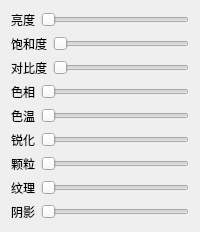
                                 <widget class="QWidget" name="tab_rendering">
                                  <property name="enabled">
                                   <bool>true</bool>
                                  </property>
                                  <attribute name="title">
                                   <string>渲染</string>
                                  </attribute>
                                  <layout class="QVBoxLayout" name="verticalLayout_26">
                                   <item>
                                    <layout class="QHBoxLayout" name="horizontalLayout_15">
                                     <item>
                                      <widget class="QLabel" name="label_6">
                                       <property name="styleSheet">
                                        <string notr="true">color: rgb(0, 0, 0);
font: 12pt &quot;黑体&quot;;</string>
                                       </property>
                                       <property name="text">
                                        <string>亮度</string>
                                       </property>
                                      </widget>
                                     </item>
                                     <item>
                                      <widget class="QSlider" name="horizontalSlider_rendering_2">
                                       <property name="styleSheet">
                                        <string notr="true"/>
                                       </property>
                                       <property name="orientation">
                                        <enum>Qt::Horizontal</enum>
                                       </property>
                                      </widget>
                                     </item>
                                    </layout>
                                   </item>
                                   <item>
                                    <layout class="QHBoxLayout" name="horizontalLayout_17">
                                     <item>
                                      <widget class="QLabel" name="label_7">
                                       <property name="styleSheet">
                                        <string notr="true">color: rgb(0, 0, 0);
font: 12pt &quot;黑体&quot;;</string>
                                       </property>
                                       <property name="text">
                                        <string>饱和度</string>
                                       </property>
                                      </widget>
                                     </item>
                                     <item>
                                      <widget class="QSlider" name="horizontalSlider_rendering_4">
                                       <property name="styleSheet">
                                        <string notr="true"/>
                                       </property>
                                       <property name="orientation">
                                        <enum>Qt::Horizontal</enum>
                                       </property>
                                      </widget>
                                     </item>
                                    </layout>
                                   </item>
                                   <item>
                                    <layout class="QHBoxLayout" name="horizontalLayout_18">
                                     <item>
                                      <widget class="QLabel" name="label_8">
                                       <property name="styleSheet">
                                        <string notr="true">color: rgb(0, 0, 0);
font: 12pt &quot;黑体&quot;;</string>
                                       </property>
                                       <property name="text">
                                        <string>对比度</string>
                                       </property>
                                      </widget>
                                     </item>
                                     <item>
                                      <widget class="QSlider" name="horizontalSlider_rendering_5">
                                       <property name="styleSheet">
                                        <string notr="true"/>
                                       </property>
                                       <property name="orientation">
                                        <enum>Qt::Horizontal</enum>
                                       </property>
                                      </widget>
                                     </item>
                                    </layout>
                                   </item>
                                   <item>
                                    <layout class="QHBoxLayout" name="horizontalLayout_19">
                                     <item>
                                      <widget class="QLabel" name="label_12">
                                       <property name="styleSheet">
                                        <string notr="true">color: rgb(0, 0, 0);
font: 12pt &quot;黑体&quot;;</string>
                                       </property>
                                       <property name="text">
                                        <string>色相</string>
                                       </property>
                                      </widget>
                                     </item>
                                     <item>
                                      <widget class="QSlider" name="horizontalSlider_rendering_6">
                                       <property name="styleSheet">
                                        <string notr="true"/>
                                       </property>
                                       <property name="maximum">
                                        <number>359</number>
                                       </property>
                                       <property name="orientation">
                                        <enum>Qt::Horizontal</enum>
                                       </property>
                                      </widget>
                                     </item>
                                    </layout>
                                   </item>
                                   <item>
                                    <layout class="QHBoxLayout" name="horizontalLayout_20">
                                     <item>
                                      <widget class="QLabel" name="label_13">
                                       <property name="styleSheet">
                                        <string notr="true">color: rgb(0, 0, 0);
font: 12pt &quot;黑体&quot;;</string>
                                       </property>
                                       <property name="text">
                                        <string>色温</string>
                                       </property>
                                      </widget>
                                     </item>
                                     <item>
                                      <widget class="QSlider" name="horizontalSlider_rendering_7">
                                       <property name="styleSheet">
                                        <string notr="true"/>
                                       </property>
                                       <property name="maximum">
                                        <number>100</number>
                                       </property>
                                       <property name="orientation">
                                        <enum>Qt::Horizontal</enum>
                                       </property>
                                      </widget>
                                     </item>
                                    </layout>
                                   </item>
                                   <item>
                                    <layout class="QHBoxLayout" name="horizontalLayout_21">
                                     <item>
                                      <widget class="QLabel" name="label_9">
                                       <property name="styleSheet">
                                        <string notr="true">color: rgb(0, 0, 0);
font: 12pt &quot;黑体&quot;;</string>
                                       </property>
                                       <property name="text">
                                        <string>锐化</string>
                                       </property>
                                      </widget>
                                     </item>
                                     <item>
                                      <widget class="QSlider" name="horizontalSlider_rendering_8">
                                       <property name="styleSheet">
                                        <string notr="true"/>
                                       </property>
                                       <property name="orientation">
                                        <enum>Qt::Horizontal</enum>
                                       </property>
                                      </widget>
                                     </item>
                                    </layout>
                                   </item>
                                   <item>
                                    <layout class="QHBoxLayout" name="horizontalLayout_22">
                                     <item>
                                      <widget class="QLabel" name="label_10">
                                       <property name="styleSheet">
                                        <string notr="true">color: rgb(0, 0, 0);
font: 12pt &quot;黑体&quot;;</string>
                                       </property>
                                       <property name="text">
                                        <string>颗粒</string>
                                       </property>
                                      </widget>
                                     </item>
                                     <item>
                                      <widget class="QSlider" name="horizontalSlider_rendering_9">
                                       <property name="styleSheet">
                                        <string notr="true"/>
                                       </property>
                                       <property name="orientation">
                                        <enum>Qt::Horizontal</enum>
                                       </property>
                                      </widget>
                                     </item>
                                    </layout>
                                   </item>
                                   <item>
                                    <layout class="QHBoxLayout" name="horizontalLayout_23">
                                     <item>
                                      <widget class="QLabel" name="label_14">
                                       <property name="styleSheet">
                                        <string notr="true">color: rgb(0, 0, 0);
font: 12pt &quot;黑体&quot;;</string>
                                       </property>
                                       <property name="text">
                                        <string>纹理</string>
                                       </property>
                                      </widget>
                                     </item>
                                     <item>
                                      <widget class="QSlider" name="horizontalSlider_rendering_10">
                                       <property name="styleSheet">
                                        <string notr="true"/>
                                       </property>
                                       <property name="orientation">
                                        <enum>Qt::Horizontal</enum>
                                       </property>
                                      </widget>
                                     </item>
                                    </layout>
                                   </item>
                                   <item>
                                    <layout class="QHBoxLayout" name="horizontalLayout_24">
                                     <item>
                                      <widget class="QLabel" name="label_15">
                                       <property name="styleSheet">
                                        <string notr="true">color: rgb(0, 0, 0);
font: 12pt &quot;黑体&quot;;</string>
                                       </property>
                                       <property name="text">
                                        <string>阴影</string>
                                       </property>
                                      </widget>
                                     </item>
                                     <item>
                                      <widget class="QSlider" name="horizontalSlider_rendering_11">
                                       <property name="styleSheet">
                                        <string notr="true"/>
                                       </property>
                                       <property name="orientation">
                                        <enum>Qt::Horizontal</enum>
                                       </property>
                                      </widget>
                                     </item>
                                    </layout>
                                   </item>
                                  </layout>
                                 </widget>
